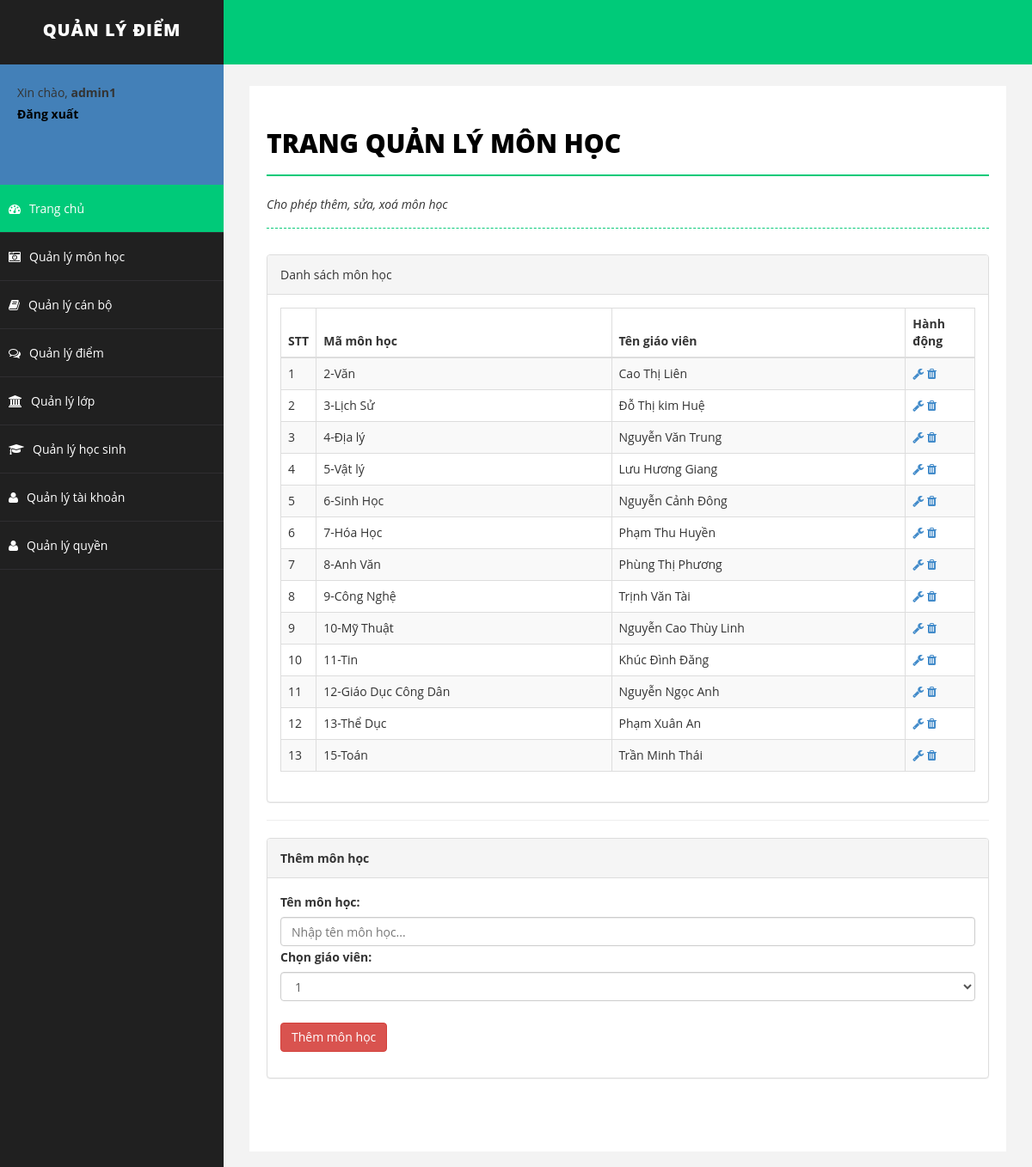
Screenshot of /admin/index.php?trang=monhoc (signed in) with the database file from the repository.
### tables this page shows
CREATE TABLE IF NOT EXISTS `monhoc` (
  `mh_mamonhoc` int(11) NOT NULL AUTO_INCREMENT,
  `mh_tenmonhoc` text NOT NULL,
  `mh_magiaovien` int(11) NOT NULL,
  PRIMARY KEY (`mh_mamonhoc`)
);

CREATE TABLE IF NOT EXISTS `canbo` (
  `cb_macanbo` int(11) NOT NULL AUTO_INCREMENT,
  `cb_hoten` text NOT NULL,
  `cb_gioitinh` tinyint(1) NOT NULL,
  `cb_ngaysinh` date NOT NULL,
  `cb_ngaylam` date NOT NULL,
  `cb_chucvu` text NOT NULL,
  `cb_bomon` text NOT NULL,
  `cb_diachi` text NOT NULL,
  `cb_sdt` text NOT NULL,
  `cb_email` text NOT NULL,
  `cb_tinhtrang` tinyint(1) NOT NULL,
  PRIMARY KEY (`cb_macanbo`)
);

### admin/include/qlmonhoc.php (the view, shortened to what this page needs)
<div id="wrapper">
           <div id="page-inner">
               <div class="row">
                   <div class="col-md-12">
                       <h1 class="page-head-line">Trang quản lý môn học</h1>
                       <h1 class="page-subhead-line">Cho phép thêm, sửa, xoá môn học</h1>
                   </div>
               </div>
               <div class="row">
                   <div class="col-md-12">
                      <div class="panel panel-default">
                       <div class="panel-heading">
                          Danh sách môn học
                       </div>
                       <div class="panel-body ">
					<table class="table table-striped table-bordered table-hover">
					<thead>
						<tr>
							<th>STT</th>
							<th>Mã môn học</th>
							<th>Tên giáo viên</th>
							<th>Hành động</th>
						</tr>
					</thead>
					<tbody>
						<?php
							$i=1;
							$sql = "select * from monhoc as mh join canbo as cb on mh.mh_magiaovien=cb.cb_macanbo;";
							$kq=mysql_query($sql);
							while($row=mysql_fetch_array($kq)){
						?>
						<tr>
							<td style="width:3%"><?php echo $i++; ?></td>
							<td><?php echo $row['mh_mamonhoc']."-".$row['mh_tenmonhoc']; ?></td>
							<td><?php echo $row['cb_hoten']; ?></td>
							<td style="width:10%">
								<a href="?trang=monhoc&action=modify&id=<?php echo $row['mh_mamonhoc']; ?>"><i class="fa fa-wrench"></i></a>
								<a href="?trang=monhoc&action=delete&id=<?php echo $row['mh_mamonhoc']; ?>"><i class="fa fa-trash"></i></a>
							</td>
						</tr>
						<?php
							}
						?>
					</tbody>
				</table>
                   </div>
                          </div>
					   <hr>
				<div class="panel panel-default">
                       <div class="panel-heading">
                          <strong>Thêm môn học</strong>
                       </div>
                       <div class="panel-body">
                           <form class="form-group" method="POST" action="include/themmoimonhoc.php">
							<label>Tên môn học:</label>
							<input type="text" name="tenmonhoc" class="form-control" placeholder="Nhập tên môn học..." required />
							<label>Chọn giáo viên:</label>
							<select name="canbo" class="form-control">
							<?php
								$canbo="select cb_macanbo from canbo";
								$kq=mysql_query($canbo);
								while($row=mysql_fetch_array($kq)){
							?>
							<option value="<?php echo $row['cb_macanbo']; ?>"><?php echo $row['cb_macanbo']; ?></option>
							<?php
								}
							?>
							</select>
							<input type="submit" value="Thêm môn học" class="btn btn-danger" />
						</form>
					</div>
				</div>
			</div>
               </div>
           </div>
   </div>

### admin/assets/css/basic.css (style rules this page uses)
body { font-family: 'Open Sans', 'Calibri','Times New Roman'; line-height:25px; }
#wrapper { width: 100%; background: #202020; }
#page-inner { width: 100%; margin: 10px 20px 10px 0px; background-color: #fff!important; padding: 10px; min-height: 1200px; }
.page-head-line { font-size: 30px; text-transform: uppercase; color: #000; font-weight: 800; padding-bottom: 20px; border-bottom: 2px solid #00CA79; margin-bottom: 10px; }
.page-subhead-line { font-size: 14px; padding-top: 5px; padding-bottom: 20px; font-style:italic; margin-bottom:30px; border-bottom:1px dashed #00CA79; }

### rows the page displays
monhoc: mh_mamonhoc "2", mh_tenmonhoc "Văn", canbo.cb_hoten "Cao Thị Liên"
monhoc: mh_mamonhoc "3", mh_tenmonhoc "Lịch Sử", canbo.cb_hoten "Đỗ Thị kim Huệ"
monhoc: mh_mamonhoc "4", mh_tenmonhoc "Địa lý", canbo.cb_hoten "Nguyễn Văn Trung"
monhoc: mh_mamonhoc "5", mh_tenmonhoc "Vật lý", canbo.cb_hoten "Lưu Hương Giang"
monhoc: mh_mamonhoc "6", mh_tenmonhoc "Sinh Học", canbo.cb_hoten "Nguyễn Cảnh Đông"
monhoc: mh_mamonhoc "7", mh_tenmonhoc "Hóa Học", canbo.cb_hoten "Phạm Thu Huyền"
monhoc: mh_mamonhoc "8", mh_tenmonhoc "Anh Văn", canbo.cb_hoten "Phùng Thị Phương"
monhoc: mh_mamonhoc "9", mh_tenmonhoc "Công Nghệ", canbo.cb_hoten "Trịnh Văn Tài"
monhoc: mh_mamonhoc "10", mh_tenmonhoc "Mỹ Thuật", canbo.cb_hoten "Nguyễn Cao Thùy Linh"
monhoc: mh_mamonhoc "11", mh_tenmonhoc "Tin", canbo.cb_hoten "Khúc Đình Đăng"
monhoc: mh_mamonhoc "12", mh_tenmonhoc "Giáo Dục Công Dân", canbo.cb_hoten "Nguyễn Ngọc Anh"
monhoc: mh_mamonhoc "13", mh_tenmonhoc "Thể Dục", canbo.cb_hoten "Phạm Xuân An"
monhoc: mh_mamonhoc "15", mh_tenmonhoc "Toán", canbo.cb_hoten "Trần Minh Thái"

### other values shown
$_SESSION['username'] "admin1"
form field canbo "1"
